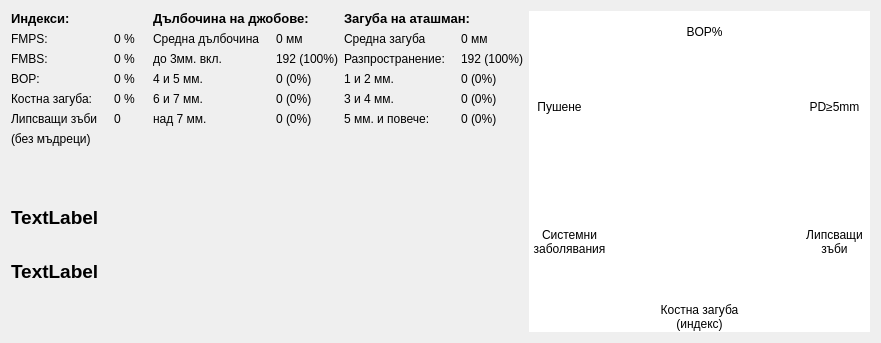
<?xml version="1.0" encoding="UTF-8"?>
<ui version="4.0">
 <class>PerioStatisticViewClass</class>
 <widget class="QWidget" name="PerioStatisticViewClass">
  <property name="geometry">
   <rect>
    <x>0</x>
    <y>0</y>
    <width>881</width>
    <height>339</height>
   </rect>
  </property>
  <property name="windowTitle">
   <string>PerioStatisticView</string>
  </property>
  <layout class="QHBoxLayout" name="horizontalLayout_4">
   <item>
    <layout class="QVBoxLayout" name="verticalLayout_10">
     <item>
      <layout class="QHBoxLayout" name="horizontalLayout_5">
       <item>
        <layout class="QVBoxLayout" name="verticalLayout_3">
         <item>
          <widget class="QLabel" name="label">
           <property name="font">
            <font>
             <pointsize>10</pointsize>
             <bold>true</bold>
            </font>
           </property>
           <property name="text">
            <string>Индекси:</string>
           </property>
           <property name="alignment">
            <set>Qt::AlignLeading|Qt::AlignLeft|Qt::AlignVCenter</set>
           </property>
          </widget>
         </item>
         <item>
          <layout class="QHBoxLayout" name="horizontalLayout">
           <item>
            <layout class="QVBoxLayout" name="verticalLayout">
             <item>
              <widget class="QLabel" name="label_2">
               <property name="text">
                <string>FMPS:</string>
               </property>
              </widget>
             </item>
             <item>
              <widget class="QLabel" name="label_3">
               <property name="text">
                <string>FMBS:</string>
               </property>
              </widget>
             </item>
             <item>
              <widget class="QLabel" name="label_4">
               <property name="text">
                <string>BOP:</string>
               </property>
              </widget>
             </item>
             <item>
              <widget class="QLabel" name="label_5">
               <property name="text">
                <string>Костна загуба:</string>
               </property>
              </widget>
             </item>
             <item>
              <widget class="QLabel" name="label_6">
               <property name="maximumSize">
                <size>
                 <width>150</width>
                 <height>16777215</height>
                </size>
               </property>
               <property name="text">
                <string>Липсващи зъби</string>
               </property>
               <property name="wordWrap">
                <bool>false</bool>
               </property>
              </widget>
             </item>
             <item>
              <widget class="QLabel" name="label_19">
               <property name="text">
                <string>(без мъдреци)</string>
               </property>
              </widget>
             </item>
             <item>
              <spacer name="verticalSpacer_2">
               <property name="orientation">
                <enum>Qt::Vertical</enum>
               </property>
               <property name="sizeHint" stdset="0">
                <size>
                 <width>20</width>
                 <height>40</height>
                </size>
               </property>
              </spacer>
             </item>
            </layout>
           </item>
           <item>
            <layout class="QVBoxLayout" name="verticalLayout_2">
             <property name="leftMargin">
              <number>10</number>
             </property>
             <item>
              <widget class="QLabel" name="FMPS">
               <property name="text">
                <string>0 %</string>
               </property>
              </widget>
             </item>
             <item>
              <widget class="QLabel" name="FMBS">
               <property name="text">
                <string>0 %</string>
               </property>
              </widget>
             </item>
             <item>
              <widget class="QLabel" name="BOP">
               <property name="text">
                <string>0 %</string>
               </property>
              </widget>
             </item>
             <item>
              <widget class="QLabel" name="boneLoss">
               <property name="text">
                <string>0 %</string>
               </property>
              </widget>
             </item>
             <item>
              <widget class="QLabel" name="missingTeeth">
               <property name="text">
                <string>0</string>
               </property>
              </widget>
             </item>
             <item>
              <spacer name="verticalSpacer">
               <property name="orientation">
                <enum>Qt::Vertical</enum>
               </property>
               <property name="sizeHint" stdset="0">
                <size>
                 <width>20</width>
                 <height>40</height>
                </size>
               </property>
              </spacer>
             </item>
            </layout>
           </item>
          </layout>
         </item>
        </layout>
       </item>
       <item>
        <layout class="QVBoxLayout" name="verticalLayout_4">
         <item>
          <widget class="QLabel" name="label_7">
           <property name="font">
            <font>
             <pointsize>10</pointsize>
             <bold>true</bold>
            </font>
           </property>
           <property name="text">
            <string>Дълбочина на джобове:</string>
           </property>
           <property name="alignment">
            <set>Qt::AlignLeading|Qt::AlignLeft|Qt::AlignVCenter</set>
           </property>
          </widget>
         </item>
         <item>
          <layout class="QHBoxLayout" name="horizontalLayout_2">
           <item>
            <layout class="QVBoxLayout" name="verticalLayout_5">
             <item>
              <widget class="QLabel" name="label_8">
               <property name="text">
                <string>Средна дълбочина</string>
               </property>
              </widget>
             </item>
             <item>
              <widget class="QLabel" name="label_9">
               <property name="text">
                <string>до 3мм. вкл.</string>
               </property>
              </widget>
             </item>
             <item>
              <widget class="QLabel" name="label_10">
               <property name="text">
                <string>4 и 5 мм.</string>
               </property>
              </widget>
             </item>
             <item>
              <widget class="QLabel" name="label_11">
               <property name="text">
                <string>6 и 7 мм.</string>
               </property>
              </widget>
             </item>
             <item>
              <widget class="QLabel" name="label_12">
               <property name="text">
                <string>над 7 мм.</string>
               </property>
               <property name="wordWrap">
                <bool>true</bool>
               </property>
              </widget>
             </item>
             <item>
              <spacer name="verticalSpacer_3">
               <property name="orientation">
                <enum>Qt::Vertical</enum>
               </property>
               <property name="sizeHint" stdset="0">
                <size>
                 <width>20</width>
                 <height>40</height>
                </size>
               </property>
              </spacer>
             </item>
            </layout>
           </item>
           <item>
            <layout class="QVBoxLayout" name="verticalLayout_6">
             <property name="leftMargin">
              <number>10</number>
             </property>
             <item>
              <widget class="QLabel" name="pdAvg">
               <property name="text">
                <string>0 мм</string>
               </property>
              </widget>
             </item>
             <item>
              <widget class="QLabel" name="pd3">
               <property name="text">
                <string>192 (100%)</string>
               </property>
              </widget>
             </item>
             <item>
              <widget class="QLabel" name="pd45">
               <property name="text">
                <string>0 (0%)</string>
               </property>
              </widget>
             </item>
             <item>
              <widget class="QLabel" name="pd67">
               <property name="text">
                <string>0 (0%)</string>
               </property>
              </widget>
             </item>
             <item>
              <widget class="QLabel" name="pd7up">
               <property name="text">
                <string>0 (0%)</string>
               </property>
              </widget>
             </item>
             <item>
              <spacer name="verticalSpacer_4">
               <property name="orientation">
                <enum>Qt::Vertical</enum>
               </property>
               <property name="sizeHint" stdset="0">
                <size>
                 <width>20</width>
                 <height>40</height>
                </size>
               </property>
              </spacer>
             </item>
            </layout>
           </item>
          </layout>
         </item>
        </layout>
       </item>
       <item>
        <layout class="QVBoxLayout" name="verticalLayout_7">
         <item>
          <widget class="QLabel" name="label_13">
           <property name="font">
            <font>
             <pointsize>10</pointsize>
             <bold>true</bold>
            </font>
           </property>
           <property name="text">
            <string>Загуба на аташман:</string>
           </property>
           <property name="alignment">
            <set>Qt::AlignLeading|Qt::AlignLeft|Qt::AlignVCenter</set>
           </property>
          </widget>
         </item>
         <item>
          <layout class="QHBoxLayout" name="horizontalLayout_3">
           <item>
            <layout class="QVBoxLayout" name="verticalLayout_8">
             <item>
              <widget class="QLabel" name="label_14">
               <property name="text">
                <string>Средна загуба</string>
               </property>
              </widget>
             </item>
             <item>
              <widget class="QLabel" name="label_15">
               <property name="text">
                <string>Разпространение:</string>
               </property>
              </widget>
             </item>
             <item>
              <widget class="QLabel" name="label_16">
               <property name="text">
                <string>1 и 2 мм.</string>
               </property>
              </widget>
             </item>
             <item>
              <widget class="QLabel" name="label_17">
               <property name="text">
                <string>3 и 4 мм.</string>
               </property>
              </widget>
             </item>
             <item>
              <widget class="QLabel" name="label_18">
               <property name="text">
                <string>5 мм. и повече:</string>
               </property>
               <property name="wordWrap">
                <bool>true</bool>
               </property>
              </widget>
             </item>
             <item>
              <spacer name="verticalSpacer_5">
               <property name="orientation">
                <enum>Qt::Vertical</enum>
               </property>
               <property name="sizeHint" stdset="0">
                <size>
                 <width>20</width>
                 <height>40</height>
                </size>
               </property>
              </spacer>
             </item>
            </layout>
           </item>
           <item>
            <layout class="QVBoxLayout" name="verticalLayout_9">
             <property name="leftMargin">
              <number>10</number>
             </property>
             <item>
              <widget class="QLabel" name="calAvg">
               <property name="text">
                <string>0 мм</string>
               </property>
              </widget>
             </item>
             <item>
              <widget class="QLabel" name="calDist">
               <property name="text">
                <string>192 (100%)</string>
               </property>
              </widget>
             </item>
             <item>
              <widget class="QLabel" name="cal12">
               <property name="text">
                <string>0 (0%)</string>
               </property>
              </widget>
             </item>
             <item>
              <widget class="QLabel" name="cal34">
               <property name="text">
                <string>0 (0%)</string>
               </property>
              </widget>
             </item>
             <item>
              <widget class="QLabel" name="cal5up">
               <property name="text">
                <string>0 (0%)</string>
               </property>
              </widget>
             </item>
             <item>
              <spacer name="verticalSpacer_6">
               <property name="orientation">
                <enum>Qt::Vertical</enum>
               </property>
               <property name="sizeHint" stdset="0">
                <size>
                 <width>20</width>
                 <height>40</height>
                </size>
               </property>
              </spacer>
             </item>
            </layout>
           </item>
          </layout>
         </item>
        </layout>
       </item>
      </layout>
     </item>
     <item>
      <widget class="QLabel" name="diagnosis">
       <property name="minimumSize">
        <size>
         <width>0</width>
         <height>50</height>
        </size>
       </property>
       <property name="font">
        <font>
         <pointsize>14</pointsize>
         <bold>true</bold>
        </font>
       </property>
       <property name="text">
        <string>TextLabel</string>
       </property>
       <property name="alignment">
        <set>Qt::AlignLeading|Qt::AlignLeft|Qt::AlignVCenter</set>
       </property>
      </widget>
     </item>
     <item>
      <widget class="QLabel" name="risk">
       <property name="minimumSize">
        <size>
         <width>0</width>
         <height>46</height>
        </size>
       </property>
       <property name="font">
        <font>
         <pointsize>14</pointsize>
         <bold>true</bold>
        </font>
       </property>
       <property name="text">
        <string>TextLabel</string>
       </property>
       <property name="alignment">
        <set>Qt::AlignLeading|Qt::AlignLeft|Qt::AlignVCenter</set>
       </property>
      </widget>
     </item>
     <item>
      <spacer name="verticalSpacer_8">
       <property name="orientation">
        <enum>Qt::Vertical</enum>
       </property>
       <property name="sizeHint" stdset="0">
        <size>
         <width>20</width>
         <height>13</height>
        </size>
       </property>
      </spacer>
     </item>
    </layout>
   </item>
   <item>
    <widget class="QFrame" name="frame">
     <property name="sizePolicy">
      <sizepolicy hsizetype="Fixed" vsizetype="Preferred">
       <horstretch>0</horstretch>
       <verstretch>0</verstretch>
      </sizepolicy>
     </property>
     <property name="minimumSize">
      <size>
       <width>341</width>
       <height>321</height>
      </size>
     </property>
     <property name="maximumSize">
      <size>
       <width>341</width>
       <height>16777215</height>
      </size>
     </property>
     <property name="frameShape">
      <enum>QFrame::StyledPanel</enum>
     </property>
     <property name="frameShadow">
      <enum>QFrame::Raised</enum>
     </property>
     <widget class="QLabel" name="label_20">
      <property name="geometry">
       <rect>
        <x>270</x>
        <y>80</y>
        <width>71</width>
        <height>31</height>
       </rect>
      </property>
      <property name="text">
       <string>PD≥5mm</string>
      </property>
      <property name="alignment">
       <set>Qt::AlignCenter</set>
      </property>
     </widget>
     <widget class="QLabel" name="label_21">
      <property name="geometry">
       <rect>
        <x>140</x>
        <y>0</y>
        <width>71</width>
        <height>41</height>
       </rect>
      </property>
      <property name="text">
       <string>BOP%</string>
      </property>
      <property name="alignment">
       <set>Qt::AlignCenter</set>
      </property>
     </widget>
     <widget class="QGraphicsView" name="hexGraphicsView">
      <property name="geometry">
       <rect>
        <x>0</x>
        <y>0</y>
        <width>341</width>
        <height>321</height>
       </rect>
      </property>
      <property name="sizePolicy">
       <sizepolicy hsizetype="Fixed" vsizetype="Fixed">
        <horstretch>0</horstretch>
        <verstretch>0</verstretch>
       </sizepolicy>
      </property>
      <property name="frameShape">
       <enum>QFrame::NoFrame</enum>
      </property>
     </widget>
     <widget class="QLabel" name="label_22">
      <property name="geometry">
       <rect>
        <x>120</x>
        <y>290</y>
        <width>101</width>
        <height>31</height>
       </rect>
      </property>
      <property name="text">
       <string>Костна загуба (индекс)</string>
      </property>
      <property name="alignment">
       <set>Qt::AlignCenter</set>
      </property>
      <property name="wordWrap">
       <bool>true</bool>
      </property>
     </widget>
     <widget class="QLabel" name="label_23">
      <property name="geometry">
       <rect>
        <x>270</x>
        <y>210</y>
        <width>71</width>
        <height>41</height>
       </rect>
      </property>
      <property name="text">
       <string>Липсващи зъби</string>
      </property>
      <property name="alignment">
       <set>Qt::AlignCenter</set>
      </property>
      <property name="wordWrap">
       <bool>true</bool>
      </property>
     </widget>
     <widget class="QLabel" name="label_24">
      <property name="geometry">
       <rect>
        <x>0</x>
        <y>70</y>
        <width>61</width>
        <height>51</height>
       </rect>
      </property>
      <property name="text">
       <string>Пушене</string>
      </property>
      <property name="alignment">
       <set>Qt::AlignCenter</set>
      </property>
      <property name="wordWrap">
       <bool>true</bool>
      </property>
     </widget>
     <widget class="QLabel" name="label_25">
      <property name="geometry">
       <rect>
        <x>0</x>
        <y>190</y>
        <width>81</width>
        <height>81</height>
       </rect>
      </property>
      <property name="text">
       <string>Системни заболявания</string>
      </property>
      <property name="alignment">
       <set>Qt::AlignCenter</set>
      </property>
      <property name="wordWrap">
       <bool>true</bool>
      </property>
     </widget>
     <zorder>hexGraphicsView</zorder>
     <zorder>label_24</zorder>
     <zorder>label_20</zorder>
     <zorder>label_23</zorder>
     <zorder>label_25</zorder>
     <zorder>label_21</zorder>
     <zorder>label_22</zorder>
    </widget>
   </item>
  </layout>
 </widget>
 <layoutdefault spacing="6" margin="11"/>
 <resources/>
 <connections/>
</ui>
